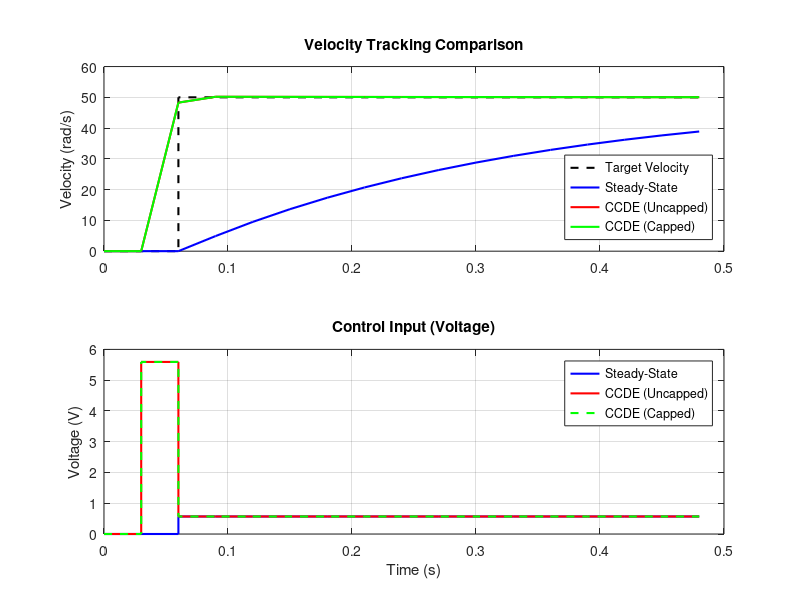

Write MATLAB code to recreate this figure.
% DC Motor Simulation: Steady-State vs CCDE vs Capped CCDE
clear; close all;

% 1. Define True Plant Parameters (Full 2nd-Order System)
R = 6.41;     % Resistance (Ohm)
L = 7.7e-3;   % Inductance (Henry)
Kt = 0.011;   % Torque constant (Nm/A)
Kb = 0.011;   % Back-EMF constant (V/(rad/s))
J = 5.46e-6;  % Inertia (Kg m^2)
D = 6.52e-7;  % Friction (Nm/(rad/s))

Ts = 0.03;   % Sample time (s)
t = 0:Ts:0.5; % Simulation time vector
N = length(t);
V_max = 6.0;  % Maximum voltage limit (V)

% 2. Define Reference Trajectory (Step to 50 rad/s at t = 0.05s)
w_ref = zeros(N, 1);
w_ref(t >= 0.05) = 50;

% 3. Steady-State Feedforward Mapping
v_ss = ((R * D) / Kt + Kb) * w_ref;

% 4. CCDE 1st-Order Inverse Mapping
num_1st = Kt;
den_1st = [J*R, D*R + Kt*Kb];
Gz_1st = c2d(tf(num_1st, den_1st), Ts, 'zoh');
[num_cell, den_cell] = tfdata(Gz_1st, 'v');
a1 = den_cell(2);
b1 = num_cell(2);

v_ccde = zeros(N, 1);
for k = 1:N-1
    % Inverse equation: v_k = (1/b1)*w_{ref,k+1} + (a1/b1)*w_{ref,k}
    v_ccde(k) = (1/b1)*w_ref(k+1) + (a1/b1)*w_ref(k);
end
v_ccde(N) = v_ccde(N-1); % Hold last value

% 5. Apply Hard Saturation (Capped CCDE)
v_ccde_capped = max(min(v_ccde, V_max), -V_max);

% 6. Simulate the Actual 2nd-Order Plant
Gs_true = tf(Kt, [J*L, D*L + J*R, D*R + Kt*Kb]);
Gz_true = c2d(Gs_true, Ts, 'zoh');

w_actual_ss = lsim(Gz_true, v_ss, t);
w_actual_ccde = lsim(Gz_true, v_ccde, t);
w_actual_ccde_capped = lsim(Gz_true, v_ccde_capped, t);

% 7. Plot Results
figure('Name', 'Feedforward Control Comparison', 'Position', [100, 100, 800, 600]);

% Velocity Plot
subplot(2,1,1);
stairs(t, w_ref, 'k--', 'LineWidth', 1.5); hold on;
plot(t, w_actual_ss, 'b', 'LineWidth', 1.5);
plot(t, w_actual_ccde, 'r', 'LineWidth', 1.5);
plot(t, w_actual_ccde_capped, 'g', 'LineWidth', 1.5);
title('Velocity Tracking Comparison');
ylabel('Velocity (rad/s)');
legend('Target Velocity', 'Steady-State', 'CCDE (Uncapped)', 'CCDE (Capped)', 'Location', 'southeast');
grid on;

% Voltage Plot
subplot(2,1,2);
stairs(t, v_ss, 'b', 'LineWidth', 1.5); hold on;
stairs(t, v_ccde, 'r', 'LineWidth', 1.5);
stairs(t, v_ccde_capped, 'g--', 'LineWidth', 1.5);
title('Control Input (Voltage)');
xlabel('Time (s)');
ylabel('Voltage (V)');
legend('Steady-State', 'CCDE (Uncapped)', 'CCDE (Capped)', 'Location', 'northeast');
grid on;
